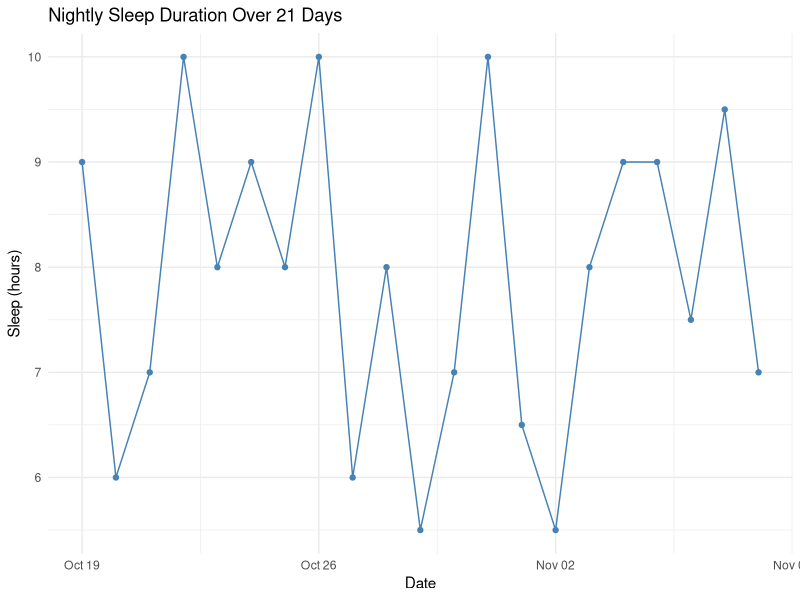
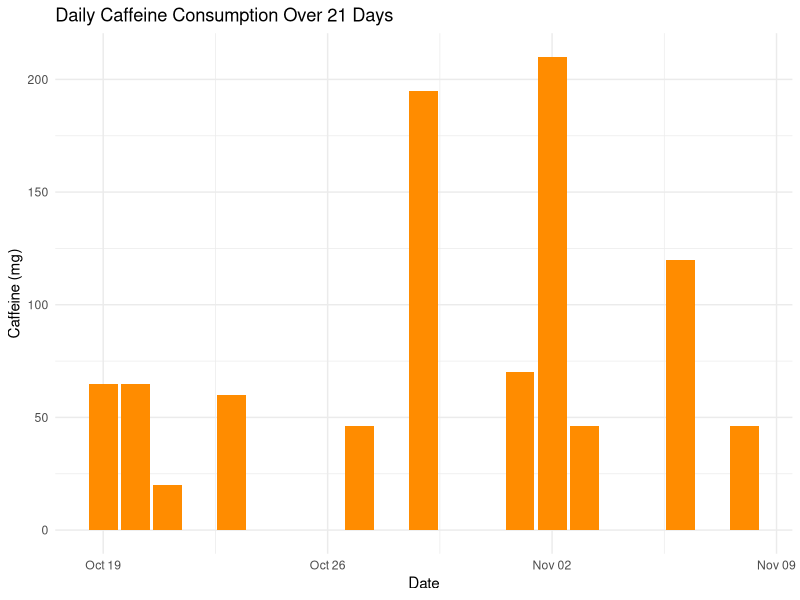
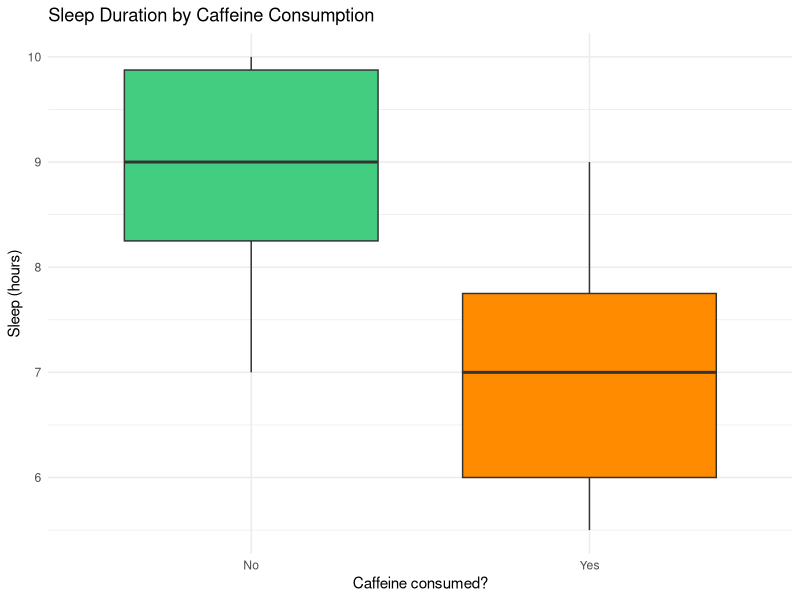
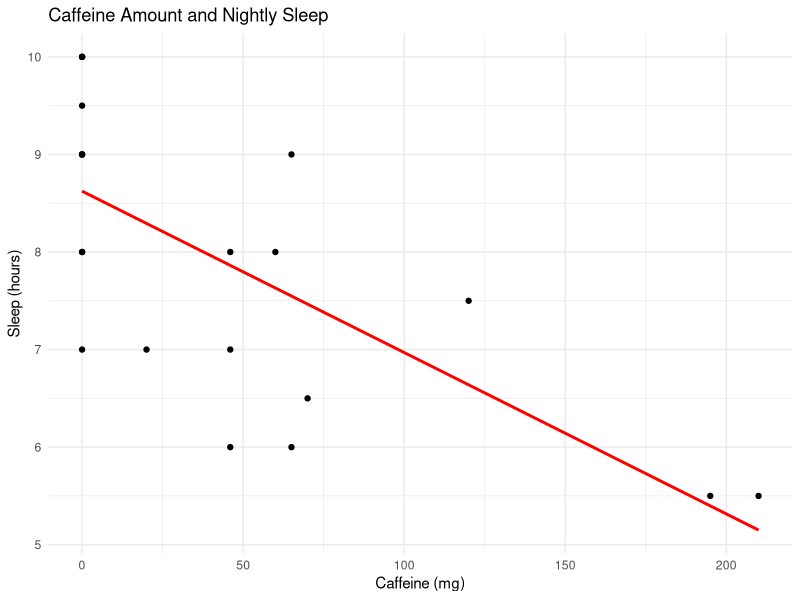

These figures' R source, in order:
## ---- chunk 1
library(tidyverse)
library(lubridate)
## ---- chunk 2
sleep_data <- tibble(
  Date = seq(as.Date("2026-10-19"), as.Date("2026-11-08"), by = "day"),
  Caffeine = c("Yes","Yes","Yes","No","Yes","No","No","No","Yes","No",
               "Yes","No","No","Yes","Yes","Yes","No","No","Yes","No","Yes"),
  Caffeine_mg = c(65,65,20,0,60,0,0,0,46,0,195,0,0,70,210,46,0,0,120,0,46),
  Sleep_Hours = c(9,6,7,10,8,9,8,10,6,8,5.5,7,10,6.5,5.5,8,9,9,7.5,9.5,7)
)

sleep_data
## ---- chunk 3
ggplot(sleep_data, aes(x = Date, y = Sleep_Hours)) +
  geom_line(color = "steelblue") +
  geom_point(color = "steelblue") +
  labs(title = "Nightly Sleep Duration Over 21 Days",
       x = "Date", y = "Sleep (hours)") +
  theme_minimal()
## ---- chunk 4
ggplot(sleep_data, aes(x = Date, y = Caffeine_mg)) +
  geom_col(fill = "darkorange") +
  labs(title = "Daily Caffeine Consumption Over 21 Days",
       x = "Date", y = "Caffeine (mg)") +
  theme_minimal()
## ---- chunk 5
ggplot(sleep_data, aes(x = Caffeine, y = Sleep_Hours, fill = Caffeine)) +
  geom_boxplot() +
  labs(title = "Sleep Duration by Caffeine Consumption",
       x = "Caffeine consumed?", y = "Sleep (hours)") +
  scale_fill_manual(values = c("No" = "seagreen3", "Yes" = "darkorange")) +
  theme_minimal() +
  theme(legend.position = "none")
## ---- chunk 6
ggplot(sleep_data, aes(x = Caffeine_mg, y = Sleep_Hours)) +
  geom_point() +
  geom_smooth(method = "lm", se = FALSE, color = "red") +
  labs(title = "Caffeine Amount and Nightly Sleep",
       x = "Caffeine (mg)", y = "Sleep (hours)") +
  theme_minimal()
## ---- chunk 7
caffeine_days <- sleep_data %>%
  filter(Caffeine == "Yes") %>%
  pull(Sleep_Hours)

no_caffeine_days <- sleep_data %>%
  filter(Caffeine == "No") %>%
  pull(Sleep_Hours)

mean(caffeine_days)
mean(no_caffeine_days)

t.test(caffeine_days, no_caffeine_days, var.equal = FALSE)
